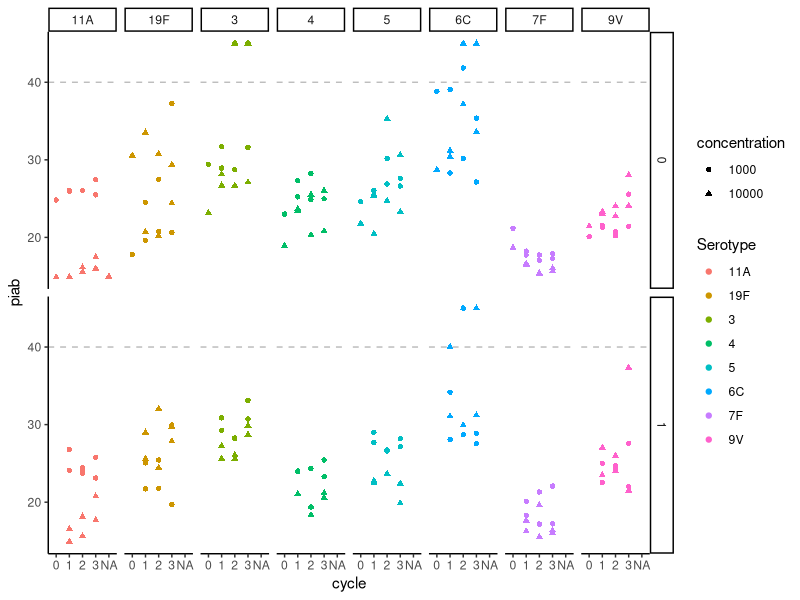
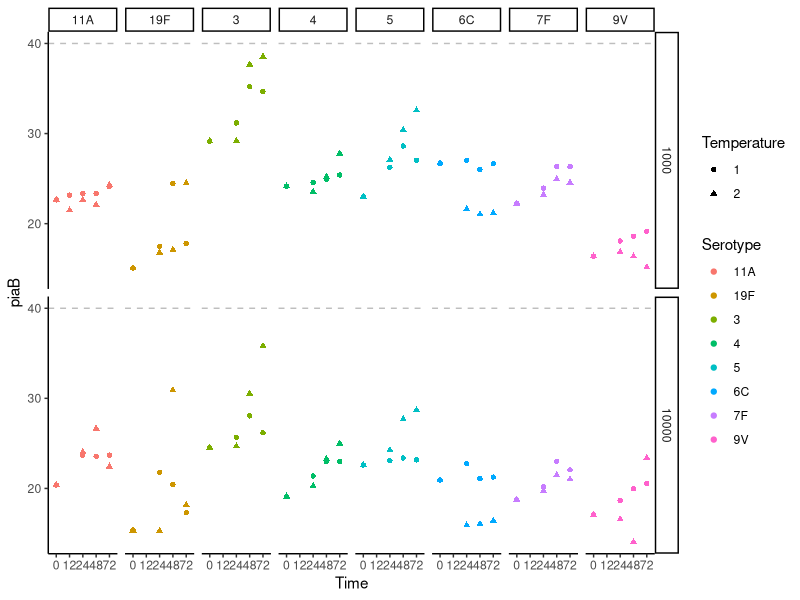

These figures' R source, in order:
## ---- chunk 1
knitr::opts_chunk$set(echo = TRUE)
library(dplyr)
library(ggplot2)
library(reshape2)
library(readxl)
## ---- chunk 2
a1 <- read_excel('./Data/Spn stability analysis for R.xlsx')
a1$piab <- as.numeric(a1$piab)

a1 <- a1[a1$Temperature %in% c(1,2),]

a1$Serotype <- as.factor(a1$Serotype)
a1$cycle <- as.factor(a1$cycle)
a1$Temperature<- as.factor(a1$Temperature)
a1$glycerol<- as.factor(a1$glycerol)

a1$concentration<- as.factor(a1$concentration)

## ---- chunk 3

ggplot(a1, aes(x=cycle, y=piab, group=Serotype, color=Serotype))+
  geom_point(aes(shape=concentration)) +
  theme_classic() +
  facet_grid(glycerol~Serotype) +
  geom_hline(yintercept = 40, lty=2, col='gray')
## ---- chunk 4
mod1 <- lm(piab ~ Serotype + Temperature + glycerol +cycle +concentration, data=a1)

summary(mod1)
## ---- chunk 5
mod2 <- lm(piab ~ Serotype + Temperature + concentration+ glycerol +cycle + glycerol*cycle , data=a1)

summary(mod2)

# mod2a <- lm(piab ~ Serotype + Temperature + concentration+ glycerol +cycle + concentration*cycle , data=a1)
# 
# summary(mod2a)

# mod3 <- lm(piab ~ Serotype + Temperature + concentration+ glycerol +cycle + glycerol*concentration*cycle , data=a1)
# 
# summary(mod3)
## ---- chunk 6
mod4 <- lm(piab ~ Serotype + Temperature + concentration+ glycerol +cycle + Temperature*cycle , data=a1)

summary(mod4)
## ---- chunk 7
mod4 <- lm(piab ~ Serotype + Temperature + concentration+ glycerol +cycle + Serotype*cycle , data=a1)

summary(mod4)
## ---- chunk 8
b1 <- read_excel('./Data/Spn stability analysis for R.xlsx', sheet='Timecourse')

b1$piaB <- as.numeric(b1$piaB)

b1 <- b1[b1$Temperature %in% c(1,2),]

b1$Serotype <- as.factor(b1$Serotype)
b1$Temperature<- as.factor(b1$Temperature)
b1$Time <- as.factor(b1$Time)
b1$concentration<- as.factor(b1$concentration)
## ---- chunk 9

ggplot(b1, aes(x=Time, y=piaB, group=Serotype, color=Serotype))+
  geom_point(aes(shape=Temperature)) +
  theme_classic() +
  facet_grid(concentration~Serotype) +
  geom_hline(yintercept = 40, lty=2, col='gray')
## ---- chunk 10
tmod1 <- lm(piaB ~ Temperature + Serotype + concentration + Time, data=b1)

summary(tmod1)
## ---- chunk 11
tmod2 <- lm(piaB ~ Temperature + Serotype + concentration + Time + Time*Serotype, data=b1)

summary(tmod2)
## ---- chunk 12
tmod3 <- lm(piaB ~ Temperature + Serotype + concentration + Time + Time*concentration, data=b1)

summary(tmod3)
## ---- chunk 13
tmod4 <- lm(piaB ~ Temperature + Serotype + concentration + Time + Time*Temperature, data=b1)

summary(tmod4)
